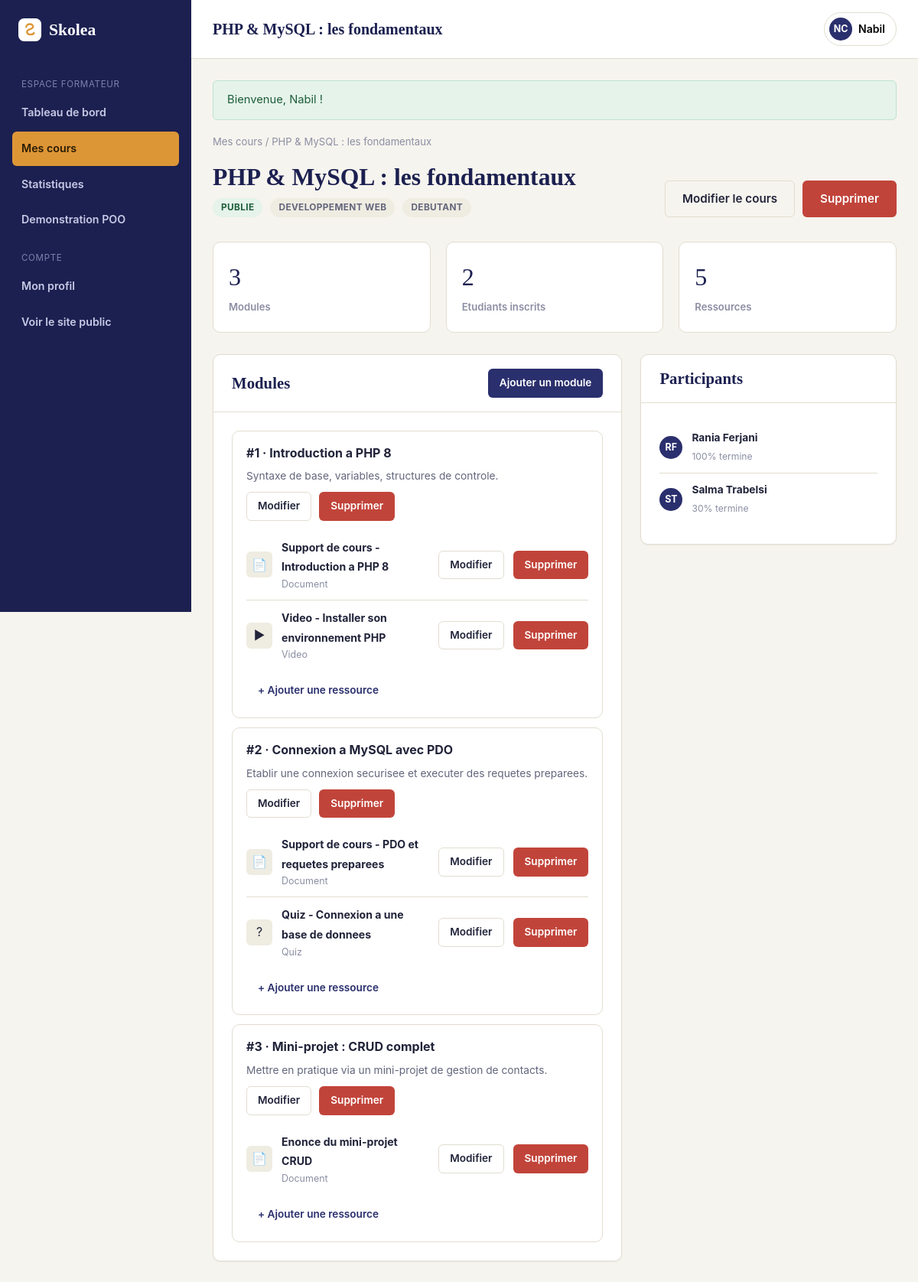
Page /SkoleaMVC/View/BackOffice/formateur_cours_show.php?id=1 (signed in) on the committed database.
### tables this page shows
CREATE TABLE cours (
    id              INT UNSIGNED AUTO_INCREMENT PRIMARY KEY,
    titre           VARCHAR(150) NOT NULL,
    description     TEXT NOT NULL,
    categorie_id    INT UNSIGNED NOT NULL,
    formateur_id    INT UNSIGNED NOT NULL,
    niveau          ENUM('debutant', 'intermediaire', 'avance') NOT NULL DEFAULT 'debutant',
    statut          ENUM('brouillon', 'publie') NOT NULL DEFAULT 'brouillon',
    date_creation   DATETIME NOT NULL DEFAULT CURRENT_TIMESTAMP,
    date_maj        DATETIME NOT NULL DEFAULT CURRENT_TIMESTAMP ON UPDATE CURRENT_TIMESTAMP,
    CONSTRAINT fk_cours_categorie FOREIGN KEY (categorie_id) REFERENCES categories(id)
        ON DELETE RESTRICT ON UPDATE CASCADE,
    CONSTRAINT fk_cours_formateur FOREIGN KEY (formateur_id) REFERENCES utilisateurs(id)
        ON DELETE CASCADE ON UPDATE CASCADE
);

CREATE TABLE utilisateurs (
    id              INT UNSIGNED AUTO_INCREMENT PRIMARY KEY,
    nom             VARCHAR(80)  NOT NULL,
    prenom          VARCHAR(80)  NOT NULL,
    email           VARCHAR(150) NOT NULL UNIQUE,
    mot_de_passe    VARCHAR(255) NOT NULL,
    role            ENUM('administrateur', 'formateur', 'etudiant') NOT NULL DEFAULT 'etudiant',
    photo           VARCHAR(255) NULL,
    bio             VARCHAR(500) NULL,
    date_creation   DATETIME NOT NULL DEFAULT CURRENT_TIMESTAMP
);

CREATE TABLE categories (
    id              INT UNSIGNED AUTO_INCREMENT PRIMARY KEY,
    nom             VARCHAR(100) NOT NULL UNIQUE,
    description     VARCHAR(255) NULL,
    date_creation   DATETIME NOT NULL DEFAULT CURRENT_TIMESTAMP
);

CREATE TABLE modules (
    id              INT UNSIGNED AUTO_INCREMENT PRIMARY KEY,
    cours_id        INT UNSIGNED NOT NULL,
    titre           VARCHAR(150) NOT NULL,
    description     TEXT NULL,
    ordre           INT UNSIGNED NOT NULL DEFAULT 1,
    date_creation   DATETIME NOT NULL DEFAULT CURRENT_TIMESTAMP,
    CONSTRAINT fk_module_cours FOREIGN KEY (cours_id) REFERENCES cours(id)
        ON DELETE CASCADE ON UPDATE CASCADE
);

CREATE TABLE ressources (
    id              INT UNSIGNED AUTO_INCREMENT PRIMARY KEY,
    module_id       INT UNSIGNED NOT NULL,
    titre           VARCHAR(150) NOT NULL,
    type            ENUM('document', 'video', 'quiz') NOT NULL,
    contenu         VARCHAR(255) NOT NULL COMMENT 'chemin du fichier ou URL',
    description     VARCHAR(255) NULL,
    date_creation   DATETIME NOT NULL DEFAULT CURRENT_TIMESTAMP,
    CONSTRAINT fk_ressource_module FOREIGN KEY (module_id) REFERENCES modules(id)
        ON DELETE CASCADE ON UPDATE CASCADE
);

CREATE TABLE inscriptions (
    id                  INT UNSIGNED AUTO_INCREMENT PRIMARY KEY,
    etudiant_id         INT UNSIGNED NOT NULL,
    cours_id            INT UNSIGNED NOT NULL,
    date_inscription    DATETIME NOT NULL DEFAULT CURRENT_TIMESTAMP,
    statut              ENUM('en_cours', 'termine', 'abandonne') NOT NULL DEFAULT 'en_cours',
    progression         TINYINT UNSIGNED NOT NULL DEFAULT 0 COMMENT 'pourcentage 0-100',
    modules_termines    VARCHAR(500) NULL COMMENT 'liste d''ids de modules termines, separes par des virgules',
    CONSTRAINT fk_inscription_etudiant FOREIGN KEY (etudiant_id) REFERENCES utilisateurs(id)
        ON DELETE CASCADE ON UPDATE CASCADE,
    CONSTRAINT fk_inscription_cours FOREIGN KEY (cours_id) REFERENCES cours(id)
        ON DELETE CASCADE ON UPDATE CASCADE,
    CONSTRAINT uq_inscription UNIQUE (etudiant_id, cours_id)
);

### config.php (called while the page is built)
<?php
class config
{
    private static $pdo = null;
    public static function getConnexion()
    {
        if (!isset(self::$pdo)) {
            $servername = "localhost";
            $username = "root";
            $password = "";
            $dbname = "skolea";
            try {
                self::$pdo = new PDO(
                    "mysql:host=$servername;dbname=$dbname;charset=utf8mb4",
                    $username,
                    $password
                );
                self::$pdo->setAttribute(PDO::ATTR_ERRMODE, PDO::ERRMODE_EXCEPTION);
                self::$pdo->setAttribute(PDO::ATTR_DEFAULT_FETCH_MODE, PDO::FETCH_ASSOC);
            } catch (Exception $e) {
                die('Erreur de connexion : ' . $e->getMessage());
            }
        }
        return self::$pdo;
    }
}

### SkoleaMVC/Model/Cours.php (called while the page is built, shortened)
<?php
class Cours
{
    private $pdo;
    private $selectAvecJointures = "
        SELECT c.*, cat.nom AS categorie_nom,
               u.nom AS formateur_nom, u.prenom AS formateur_prenom,
               (SELECT COUNT(*) FROM inscriptions i WHERE i.cours_id = c.id) AS nb_inscrits,
               (SELECT COUNT(*) FROM modules m WHERE m.cours_id = c.id) AS nb_modules
        FROM cours c
        INNER JOIN categories cat ON cat.id = c.categorie_id
        INNER JOIN utilisateurs u ON u.id = c.formateur_id
    ";
    public function __construct($titre = null, $description = null, $categorieId = null, $niveau = null, $statut = null)
    {
        $this->pdo = config::getConnexion();
    }
    public function find($id)
    {
        $stmt = $this->pdo->prepare($this->selectAvecJointures . ' WHERE c.id = :id');
        $stmt->execute(['id' => $id]);
        return $stmt->fetch() ?: null;
    }
}

### SkoleaMVC/helpers.php (called while the page is built, shortened)
<?php
function e($value)
{
    return htmlspecialchars($value ?? '', ENT_QUOTES, 'UTF-8');
}
function flash_get()
{
    $flash = $_SESSION['_flash'] ?? [];
    return $flash;
}
function niveau_label($niveau)
{
    if ($niveau === 'debutant') return 'Debutant';
    return ucfirst($niveau);
}
function type_ressource_label($type)
{
    if ($type === 'document') return 'Document';
    if ($type === 'video') return 'Video';
    if ($type === 'quiz') return 'Quiz';
    return ucfirst($type);
}
function utilisateur_connecte()
{
    return $_SESSION['utilisateur'] ?? null;
}

### SkoleaMVC/Model/Module.php (called while the page is built, shortened)
<?php
class Module
{
    private $pdo;
    public function __construct()
    {
        $this->pdo = config::getConnexion();
    }
    public function byCours($coursId)
    {
        $stmt = $this->pdo->prepare('
            SELECT m.*, (SELECT COUNT(*) FROM ressources r WHERE r.module_id = m.id) AS nb_ressources
            FROM modules m
            WHERE m.cours_id = :cours_id
            ORDER BY m.ordre ASC, m.id ASC
        ');
        $stmt->execute(['cours_id' => $coursId]);
        return $stmt->fetchAll();
    }
}

### SkoleaMVC/Model/Inscription.php (called while the page is built, shortened)
<?php
class Inscription
{
    private $pdo;
    public function __construct()
    {
        $this->pdo = config::getConnexion();
    }
    public function byCours($coursId)
    {
        $stmt = $this->pdo->prepare('
            SELECT i.*, u.nom, u.prenom, u.email
            FROM inscriptions i
            INNER JOIN utilisateurs u ON u.id = i.etudiant_id
            WHERE i.cours_id = :cours_id
            ORDER BY i.date_inscription DESC
        ');
        $stmt->execute(['cours_id' => $coursId]);
        return $stmt->fetchAll();
    }
}

### SkoleaMVC/Model/Ressource.php (called while the page is built, shortened)
<?php
class Ressource
{
    private $pdo;
    public function __construct()
    {
        $this->pdo = config::getConnexion();
    }
    public function byModule($moduleId)
    {
        $stmt = $this->pdo->prepare('SELECT * FROM ressources WHERE module_id = :module_id ORDER BY id ASC');
        $stmt->execute(['module_id' => $moduleId]);
        return $stmt->fetchAll();
    }
}

### SkoleaMVC/View/BackOffice/formateur_cours_show.php (the view, shortened to what this page needs)
<?php
require_once __DIR__ . '/../../bootstrap.php';
require_once __DIR__ . '/../../Model/Cours.php';
require_once __DIR__ . '/../../Model/Module.php';
require_once __DIR__ . '/../../Model/Ressource.php';
require_once __DIR__ . '/../../Model/Inscription.php';
$coursModel = new Cours();
$id = (int) ($_GET['id'] ?? 0);
$cours = $coursModel->find($id);
$moduleModel = new Module();
$modules = $moduleModel->byCours($id);
$ressourceModel = new Ressource();
$ressourcesParModule = [];
foreach ($modules as $module) {
    $ressourcesParModule[$module['id']] = $ressourceModel->byModule($module['id']);
}
$participants = (new Inscription())->byCours($id);
$pageTitle = $cours['titre'];
require __DIR__ . '/includes/header.php';
?>
<div class="breadcrumb">
    <a href="formateur_cours.php">Mes cours</a> / <?= e($cours['titre']) ?>
</div>
<div class="section-head">
    <div>
        <h2 style="margin:0;"><?= e($cours['titre']) ?></h2>
        <div class="cluster" style="margin-top:8px;">
            <?php if ($cours['statut'] === 'publie'): ?>
                <span class="badge badge-succes">Publie</span>
            <?php else: ?>
                <span class="badge badge-attente">Brouillon</span>
            <?php endif; ?>
            <span class="badge badge-neutre"><?= e($cours['categorie_nom']) ?></span>
            <span class="badge badge-neutre"><?= e(niveau_label($cours['niveau'])) ?></span>
        </div>
    </div>
    <div class="cluster">
        <a href="formateur_cours_modifier.php?id=<?= $id ?>" class="btn btn-outline">Modifier le cours</a>
        <a href="formateur_cours_show.php?id=<?= $id ?>&amp;action=supprimer_cours" class="btn btn-danger" data-confirm="Supprimer definitivement ce cours et tout son contenu ?">Supprimer</a>
    </div>
</div>
<div class="stat-grid" style="grid-template-columns:repeat(3,1fr);">
    <div class="stat-card"><span class="stat-value"><?= count($modules) ?></span><span class="stat-label">Modules</span></div>
    <div class="stat-card"><span class="stat-value"><?= count($participants) ?></span><span class="stat-label">Etudiants inscrits</span></div>
    <div class="stat-card"><span class="stat-value"><?= (int) array_sum(array_column($modules, 'nb_ressources')) ?></span><span class="stat-label">Ressources</span></div>
</div>
<div class="grid" style="grid-template-columns:1.6fr 1fr;align-items:start;">
    <div class="card">
        <div class="card-header">
            <h3 style="margin:0;">Modules</h3>
            <a href="formateur_module_ajouter.php?cours_id=<?= $id ?>" class="btn btn-primary btn-sm">Ajouter un module</a>
        </div>
        <div class="card-body">
            <?php foreach ($modules as $module): ?>
                <div class="module-item">
                    <div class="cluster" style="justify-content:space-between;">
                        <div>
                            <strong>#<?= (int) $module['ordre'] ?> &middot; <?= e($module['titre']) ?></strong>
                            <?php if ($module['description']): ?>
                                <p class="text-muted" style="margin:6px 0 0;font-size:.86rem;"><?= e($module['description']) ?></p>
                            <?php endif; ?>
                        </div>
                        <div class="cluster">
                            <a href="formateur_module_modifier.php?id=<?= (int) $module['id'] ?>" class="btn btn-outline btn-sm">Modifier</a>
                            <a href="formateur_module_modifier.php?action=supprimer&amp;id=<?= (int) $module['id'] ?>" class="btn btn-danger btn-sm" data-confirm="Supprimer ce module et ses ressources ?">Supprimer</a>
                        </div>
                    </div>
                    <?php $ressources = $ressourcesParModule[$module['id']] ?? []; ?>
                    <div style="margin-top:12px;">
                        <?php foreach ($ressources as $ressource): ?>
                            <div class="resource-row">
                                <span class="resource-icon"><?= $ressource['type'] === 'video' ? '&#9654;' : ($ressource['type'] === 'quiz' ? '?' : '&#128196;') ?></span>
                                <div class="spacer">
                                    <strong style="font-size:.88rem;"><?= e($ressource['titre']) ?></strong>
                                    <div class="text-soft" style="font-size:.78rem;"><?= e(type_ressource_label($ressource['type'])) ?></div>
                                </div>
                                <a href="formateur_ressource_modifier.php?id=<?= (int) $ressource['id'] ?>" class="btn btn-outline btn-sm">Modifier</a>
                                <a href="formateur_ressource_modifier.php?action=supprimer&amp;id=<?= (int) $ressource['id'] ?>" class="btn btn-danger btn-sm" data-confirm="Supprimer cette ressource ?">Supprimer</a>
                            </div>
                        <?php endforeach; ?>
                        <a href="formateur_ressource_ajouter.php?module_id=<?= (int) $module['id'] ?>" class="btn btn-ghost btn-sm" style="margin-top:8px;">+ Ajouter une ressource</a>
                    </div>
                </div>
            <?php endforeach; ?>
        </div>
    </div>
    <div class="card">
        <div class="card-header"><h3 style="margin:0;">Participants</h3></div>
        <div class="card-body">
            <?php foreach ($participants as $p): ?>
                <div class="resource-row">
                    <span class="user-avatar"><?= e(mb_strtoupper(mb_substr($p['prenom'], 0, 1) . mb_substr($p['nom'], 0, 1))) ?></span>
                    <div class="spacer">
                        <strong style="font-size:.86rem;display:block;"><?= e($p['prenom'] . ' ' . $p['nom']) ?></strong>
                        <span class="text-soft" style="font-size:.76rem;"><?= (int) $p['progression'] ?>% termine</span>
                    </div>
                </div>
            <?php endforeach; ?>
        </div>
    </div>
</div>
<?php require __DIR__ . '/includes/footer.php'; ?>

### SkoleaMVC/View/BackOffice/includes/header.php (shortened to what this page needs)
<!doctype html>
<html lang="fr">
<head>
    <link rel="stylesheet" href="../../assets/css/app.css">
</head>
<body>
<div class="back-shell">
    <?php include __DIR__ . '/sidebar.php'; ?>
    <div class="back-main">
        <header class="back-topbar">
            <h1><?= e($pageTitle) ?></h1>
            <div class="user-menu">
                <button type="button" class="user-chip">
                    <span class="user-avatar"><?= e(mb_strtoupper(mb_substr($utilisateur['prenom'], 0, 1) . mb_substr($utilisateur['nom'], 0, 1))) ?></span>
                    <?= e($utilisateur['prenom']) ?>
                </button>
            </div>
        </header>
        <div class="back-content">
            <?php $flashes = flash_get(); ?>
            <?php foreach ($flashes as $type => $message): ?>
                <div class="alert alert-<?= e($type) ?>" data-flash><?= e($message) ?></div>
            <?php endforeach; ?>

### rows in the picture
cours: titre "PHP & MySQL : les fondamentaux", formateur.nom "NC", formateur.prenom "Nabil", categorie.nom "DEVELOPPEMENT WEB", niveau "DEBUTANT"
modules: ordre "1", titre "Introduction a PHP 8", description "Syntaxe de base, variables, structures de controle."
ressources: titre "Support de cours - Introduction a PHP 8", type "Document"
ressources: titre "Video - Installer son environnement PHP", type "Video"
modules: ordre "2", titre "Connexion a MySQL avec PDO", description "Etablir une connexion securisee et executer des requetes preparees."
ressources: titre "Support de cours - PDO et requetes preparees", type "Document"
ressources: titre "Quiz - Connexion a une base de donnees", type "Quiz"
modules: ordre "3", titre "Mini-projet : CRUD complet", description "Mettre en pratique via un mini-projet de gestion de contacts."
ressources: titre "Enonce du mini-projet CRUD", type "Document"
inscriptions: etudiant.nom "RF", etudiant.nom "Rania Ferjani", progression "100"
inscriptions: etudiant.nom "ST", etudiant.nom "Salma Trabelsi", progression "30"

### other values in the picture
$message "Bienvenue, Nabil !"
count($modules) "3"
count($participants) "2"
array_sum(array_column($modules, 'nb_ressources')) "5"
